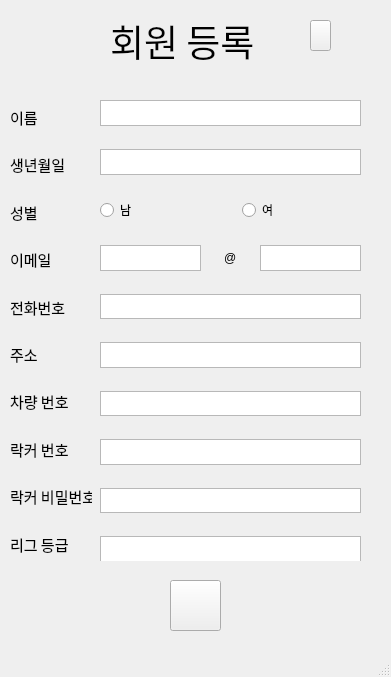
<?xml version="1.0" encoding="UTF-8"?>
<ui version="4.0">
 <class>MainWindow</class>
 <widget class="QMainWindow" name="MainWindow">
  <property name="geometry">
   <rect>
    <x>0</x>
    <y>0</y>
    <width>391</width>
    <height>677</height>
   </rect>
  </property>
  <property name="windowTitle">
   <string>MainWindow</string>
  </property>
  <widget class="QWidget" name="centralwidget">
   <widget class="QLabel" name="titleLabel">
    <property name="geometry">
     <rect>
      <x>110</x>
      <y>10</y>
      <width>151</width>
      <height>61</height>
     </rect>
    </property>
    <property name="font">
     <font>
      <family>배달의민족 한나는 열한살</family>
      <pointsize>28</pointsize>
     </font>
    </property>
    <property name="text">
     <string>회원 등록</string>
    </property>
   </widget>
   <widget class="QToolButton" name="exitTB">
    <property name="geometry">
     <rect>
      <x>310</x>
      <y>20</y>
      <width>21</width>
      <height>31</height>
     </rect>
    </property>
    <property name="text">
     <string/>
    </property>
    <property name="icon">
     <iconset>
      <normaloff>img/exit.png</normaloff>img/exit.png</iconset>
    </property>
    <property name="iconSize">
     <size>
      <width>40</width>
      <height>60</height>
     </size>
    </property>
   </widget>
   <widget class="QWidget" name="verticalLayoutWidget">
    <property name="geometry">
     <rect>
      <x>100</x>
      <y>100</y>
      <width>261</width>
      <height>461</height>
     </rect>
    </property>
    <layout class="QVBoxLayout" name="verticalLayout">
     <property name="spacing">
      <number>23</number>
     </property>
     <item>
      <widget class="QTextEdit" name="nameText"/>
     </item>
     <item>
      <widget class="QTextEdit" name="birthText"/>
     </item>
     <item>
      <layout class="QHBoxLayout" name="horizontalLayout">
       <item>
        <widget class="QRadioButton" name="maleRadio">
         <property name="text">
          <string>남</string>
         </property>
        </widget>
       </item>
       <item>
        <widget class="QRadioButton" name="femaleRadio">
         <property name="text">
          <string>여</string>
         </property>
        </widget>
       </item>
      </layout>
     </item>
     <item>
      <layout class="QHBoxLayout" name="horizontalLayout_2">
       <item>
        <widget class="QTextEdit" name="emailAddressText"/>
       </item>
       <item>
        <widget class="QLabel" name="eLabel">
         <property name="text">
          <string>@</string>
         </property>
        </widget>
       </item>
       <item>
        <widget class="QTextEdit" name="emailDomainText"/>
       </item>
      </layout>
     </item>
     <item>
      <widget class="QTextEdit" name="phoneNumText"/>
     </item>
     <item>
      <widget class="QTextEdit" name="addressText"/>
     </item>
     <item>
      <widget class="QTextEdit" name="carText"/>
     </item>
     <item>
      <widget class="QTextEdit" name="lockerText"/>
     </item>
     <item>
      <widget class="QTextEdit" name="lockerPwText"/>
     </item>
     <item>
      <widget class="QTextEdit" name="leagueText"/>
     </item>
    </layout>
   </widget>
   <widget class="QWidget" name="verticalLayoutWidget_2">
    <property name="geometry">
     <rect>
      <x>10</x>
      <y>100</y>
      <width>82</width>
      <height>461</height>
     </rect>
    </property>
    <layout class="QVBoxLayout" name="verticalLayout_3">
     <property name="spacing">
      <number>13</number>
     </property>
     <item>
      <widget class="QLabel" name="nameLabel">
       <property name="font">
        <font>
         <family>LG PC</family>
         <pointsize>11</pointsize>
        </font>
       </property>
       <property name="text">
        <string>이름</string>
       </property>
       <property name="alignment">
        <set>Qt::AlignLeading|Qt::AlignLeft|Qt::AlignVCenter</set>
       </property>
      </widget>
     </item>
     <item>
      <widget class="QLabel" name="birthLabel">
       <property name="font">
        <font>
         <family>LG PC</family>
         <pointsize>11</pointsize>
        </font>
       </property>
       <property name="text">
        <string>생년월일</string>
       </property>
      </widget>
     </item>
     <item>
      <widget class="QLabel" name="genderLabel">
       <property name="font">
        <font>
         <family>LG PC</family>
         <pointsize>11</pointsize>
        </font>
       </property>
       <property name="text">
        <string>성별</string>
       </property>
      </widget>
     </item>
     <item>
      <widget class="QLabel" name="emailLabel">
       <property name="font">
        <font>
         <family>LG PC</family>
         <pointsize>11</pointsize>
        </font>
       </property>
       <property name="text">
        <string>이메일</string>
       </property>
      </widget>
     </item>
     <item>
      <widget class="QLabel" name="phoneNumLabel">
       <property name="font">
        <font>
         <family>LG PC</family>
         <pointsize>11</pointsize>
        </font>
       </property>
       <property name="text">
        <string>전화번호</string>
       </property>
      </widget>
     </item>
     <item>
      <widget class="QLabel" name="addressLabel">
       <property name="font">
        <font>
         <family>LG PC</family>
         <pointsize>11</pointsize>
        </font>
       </property>
       <property name="text">
        <string>주소</string>
       </property>
      </widget>
     </item>
     <item>
      <widget class="QLabel" name="carLabel">
       <property name="font">
        <font>
         <family>LG PC</family>
         <pointsize>11</pointsize>
        </font>
       </property>
       <property name="text">
        <string>차량 번호</string>
       </property>
      </widget>
     </item>
     <item>
      <widget class="QLabel" name="lockerLabel">
       <property name="font">
        <font>
         <family>LG PC</family>
         <pointsize>11</pointsize>
        </font>
       </property>
       <property name="text">
        <string>락커 번호</string>
       </property>
      </widget>
     </item>
     <item>
      <widget class="QLabel" name="lockerPwLabel">
       <property name="font">
        <font>
         <family>LG PC</family>
         <pointsize>11</pointsize>
        </font>
       </property>
       <property name="text">
        <string>락커 비밀번호</string>
       </property>
      </widget>
     </item>
     <item>
      <widget class="QLabel" name="leagueLabel">
       <property name="font">
        <font>
         <family>LG PC</family>
         <pointsize>11</pointsize>
        </font>
       </property>
       <property name="text">
        <string>리그 등급</string>
       </property>
      </widget>
     </item>
    </layout>
   </widget>
   <widget class="QToolButton" name="signupTB">
    <property name="geometry">
     <rect>
      <x>170</x>
      <y>580</y>
      <width>51</width>
      <height>51</height>
     </rect>
    </property>
    <property name="text">
     <string/>
    </property>
    <property name="icon">
     <iconset>
      <normaloff>../../Desktop/img/add.png</normaloff>../../Desktop/img/add.png</iconset>
    </property>
    <property name="iconSize">
     <size>
      <width>37</width>
      <height>37</height>
     </size>
    </property>
   </widget>
  </widget>
  <widget class="QMenuBar" name="menubar">
   <property name="geometry">
    <rect>
     <x>0</x>
     <y>0</y>
     <width>391</width>
     <height>21</height>
    </rect>
   </property>
  </widget>
  <widget class="QStatusBar" name="statusbar"/>
 </widget>
 <resources/>
 <connections>
  <connection>
   <sender>signupTB</sender>
   <signal>clicked()</signal>
   <receiver>MainWindow</receiver>
   <slot>saveMember()</slot>
   <hints>
    <hint type="sourcelabel">
     <x>211</x>
     <y>619</y>
    </hint>
    <hint type="destinationlabel">
     <x>130</x>
     <y>617</y>
    </hint>
   </hints>
  </connection>
  <connection>
   <sender>maleRadio</sender>
   <signal>clicked()</signal>
   <receiver>MainWindow</receiver>
   <slot>setGender()</slot>
   <hints>
    <hint type="sourcelabel">
     <x>109</x>
     <y>228</y>
    </hint>
    <hint type="destinationlabel">
     <x>118</x>
     <y>204</y>
    </hint>
   </hints>
  </connection>
  <connection>
   <sender>femaleRadio</sender>
   <signal>clicked()</signal>
   <receiver>MainWindow</receiver>
   <slot>setGender()</slot>
   <hints>
    <hint type="sourcelabel">
     <x>242</x>
     <y>229</y>
    </hint>
    <hint type="destinationlabel">
     <x>227</x>
     <y>206</y>
    </hint>
   </hints>
  </connection>
 </connections>
 <slots>
  <slot>saveMember()</slot>
  <slot>setGender()</slot>
 </slots>
</ui>
